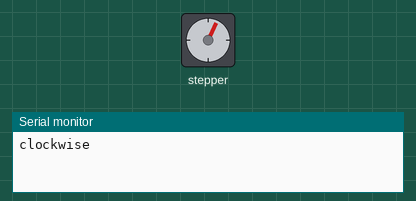
Bench run of a sketch on a simulated Arduino Uno, built with avr-gcc and run on an emulated ATmega328P. Parts: stepper motor, the last lines printed to the serial monitor. Stepper angles assume 100 steps per turn.

Above: at 0.15 s.
At 19.86 s:
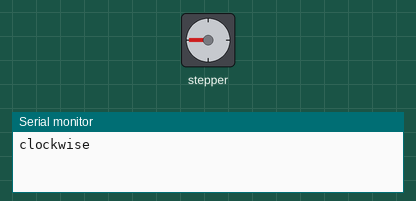
At 27.5 s:
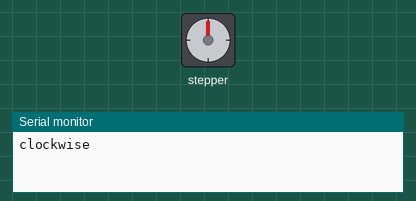
At 39.84 s:
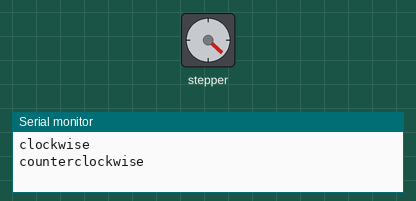
Timing chart, 0 to 40.0 s (numbered marks = the images above):
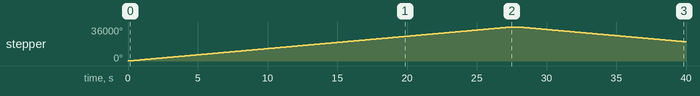

Measured:
- by itself, stepper: turns 36000° clockwise in 27.5 s, then 15700° counter-clockwise in 12.0 s

The sketch:

stepper_oneRevolution.ino
```cpp
/*
 Stepper Motor Control - one revolution

 This program drives a unipolar or bipolar stepper motor.
 The motor is attached to digital pins 8 - 11 of the Arduino.

 The motor should revolve one revolution in one direction, then
 one revolution in the other direction.


 Created 11 Mar. 2007
 Modified 30 Nov. 2009
 by Tom Igoe

 */

#include <Stepper.h>

const int stepsPerRevolution = 100;  // change this to fit the number of steps per revolution
// for your motor

// initialize the stepper library on pins 8 through 11:
Stepper myStepper(stepsPerRevolution, 22, 23, 24, 25);

void setup() {
  // set the speed at 100 rpm:
  myStepper.setSpeed(220);
  // initialize the serial port:
  Serial.begin(9600);
}

void loop() {
  // step one revolution  in one direction:
  Serial.println("clockwise");
  myStepper.step(stepsPerRevolution*100);
  delay(500);

  // step one revolution in the other direction:
  Serial.println("counterclockwise");
  myStepper.step(-stepsPerRevolution*100);
  delay(500);
}
```
